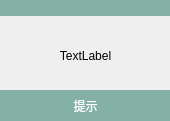
<?xml version="1.0" encoding="UTF-8"?>
<ui version="4.0">
 <class>Dialog</class>
 <widget class="QDialog" name="Dialog">
  <property name="geometry">
   <rect>
    <x>0</x>
    <y>0</y>
    <width>170</width>
    <height>121</height>
   </rect>
  </property>
  <property name="windowTitle">
   <string>Dialog</string>
  </property>
  <widget class="QLabel" name="label">
   <property name="geometry">
    <rect>
     <x>0</x>
     <y>10</y>
     <width>171</width>
     <height>91</height>
    </rect>
   </property>
   <property name="text">
    <string>TextLabel</string>
   </property>
   <property name="alignment">
    <set>Qt::AlignCenter</set>
   </property>
  </widget>
  <widget class="QLabel" name="label_2">
   <property name="geometry">
    <rect>
     <x>0</x>
     <y>90</y>
     <width>171</width>
     <height>31</height>
    </rect>
   </property>
   <property name="styleSheet">
    <string notr="true">color:rgb(255,255,255);
font: 75 12pt &quot;宋体&quot;;
background-color:rgb(133,176,166)</string>
   </property>
   <property name="text">
    <string>提示</string>
   </property>
   <property name="alignment">
    <set>Qt::AlignCenter</set>
   </property>
  </widget>
  <widget class="QLabel" name="label_3">
   <property name="geometry">
    <rect>
     <x>0</x>
     <y>0</y>
     <width>171</width>
     <height>16</height>
    </rect>
   </property>
   <property name="styleSheet">
    <string notr="true">color:rgb(255,255,255);
font: 75 12pt &quot;宋体&quot;;
background-color:rgb(133,176,166)</string>
   </property>
   <property name="text">
    <string/>
   </property>
  </widget>
  <zorder>label_3</zorder>
  <zorder>label</zorder>
  <zorder>label_2</zorder>
 </widget>
 <resources/>
 <connections/>
</ui>
